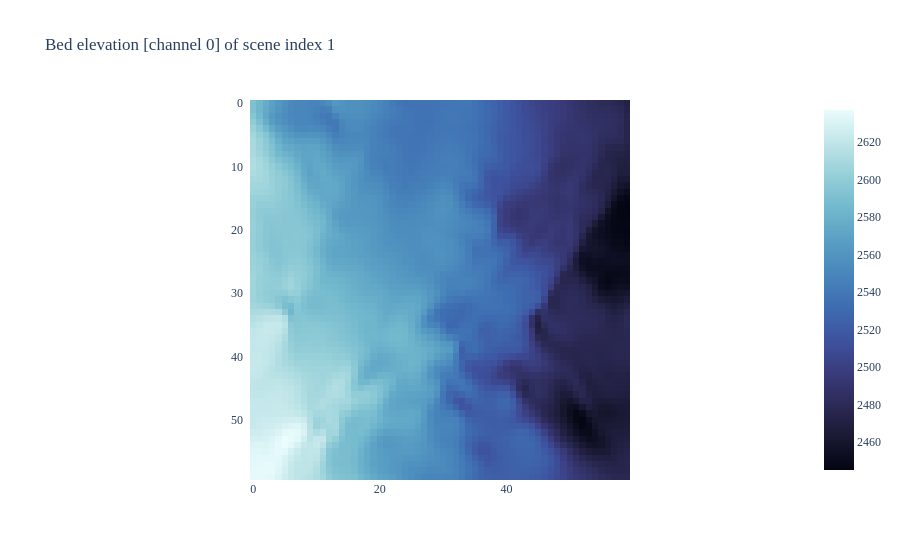

The cell this chart's notebook holds for it:
### Code cell
fig = px.imshow(training_tensor[55, 1, :, :].cpu(), 
                # color_continuous_scale = 'Viridis',
                # color_continuous_scale = 'algae',
                color_continuous_scale = 'ice',
                # DEFAULT for matrices: only tensor because of conversion
                origin = "upper", title = "Bed elevation [channel 0] of scene index 1")

fig.update_layout(font_family = "Times New Roman")
fig.update_yaxes(ticksuffix = "  ")

fig.show()

### Figure 1 — Plotly figure (JSON) as saved in the notebook; plotly's stock layout.template omitted (floating-point values rounded to 4 significant figures; data arrays with more than 128 entries replaced by an {"elided": "..."} marker saying what was removed)
{"data": [{"coloraxis": "coloraxis", "hovertemplate": "x: %{x}<br>y: %{y}<br>color: %{z}<extra></extra>", "name": "0", "type": "heatmap", "xaxis": "x", "yaxis": "y", "z": {"elided": "60x60 float values"}}], "layout": {"coloraxis": {"colorscale": [[0, "rgb(3, 5, 18)"], [0.09091, "rgb(25, 25, 51)"], [0.1818, "rgb(44, 42, 87)"], [0.2727, "rgb(58, 60, 125)"], [0.3636, "rgb(62, 83, 160)"], [0.4545, "rgb(62, 109, 178)"], [0.5455, "rgb(72, 134, 187)"], [0.6364, "rgb(89, 159, 196)"], [0.7273, "rgb(114, 184, 205)"], [0.8182, "rgb(149, 207, 216)"], [0.9091, "rgb(192, 229, 232)"], [1, "rgb(234, 252, 253)"]]}, "font": {"family": "Times New Roman"}, "title": {"text": "Bed elevation [channel 0] of scene index 1"}, "xaxis": {"anchor": "y", "constrain": "domain", "domain": [0, 1], "scaleanchor": "y"}, "yaxis": {"anchor": "x", "autorange": "reversed", "constrain": "domain", "domain": [0, 1], "ticksuffix": "  "}}}
